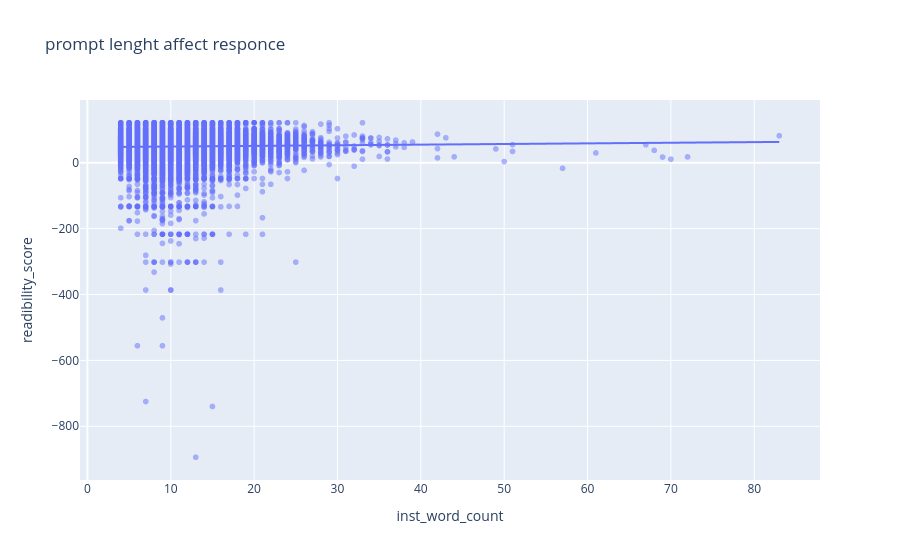

Notebook code for this chart:
### Code cell
#there is no relation between this
px.scatter(df,x="inst_word_count",y="readibility_score",title="prompt lenght affect responce",opacity=0.5,trendline="ols")

### Figure 1 — Plotly figure (JSON) as saved in the notebook; plotly's stock layout.template omitted (floating-point values rounded to 4 significant figures; data arrays with more than 128 entries replaced by an {"elided": "..."} marker saying what was removed)
{"data": [{"hovertemplate": "inst_word_count=%{x}<br>readibility_score=%{y}<extra></extra>", "legendgroup": "", "marker": {"color": "#636efa", "opacity": 0.5, "symbol": "circle"}, "mode": "markers", "name": "", "showlegend": false, "type": "scattergl", "x": {"elided": "52002 int values"}, "xaxis": "x", "y": {"elided": "52002 float values"}, "yaxis": "y"}, {"hovertemplate": "<b>OLS trendline</b><br>readibility_score = 0.190794 * inst_word_count + 47.1641<br>R<sup>2</sup>=0.000465<br><br>inst_word_count=%{x}<br>readibility_score=%{y} <b>(trend)</b><extra></extra>", "legendgroup": "", "marker": {"color": "#636efa", "symbol": "circle"}, "mode": "lines", "name": "", "showlegend": false, "type": "scattergl", "x": {"elided": "52002 int values"}, "xaxis": "x", "y": {"elided": "52002 float values"}, "yaxis": "y"}], "layout": {"legend": {"tracegroupgap": 0}, "title": {"text": "prompt lenght affect responce"}, "xaxis": {"anchor": "y", "domain": [0, 1], "title": {"text": "inst_word_count"}}, "yaxis": {"anchor": "x", "domain": [0, 1], "title": {"text": "readibility_score"}}}}
